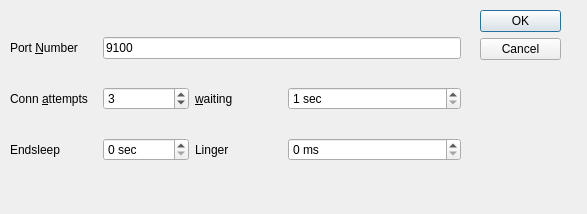
<?xml version="1.0" encoding="UTF-8"?>
<ui version="4.0">
 <class>telnetparams</class>
 <widget class="QDialog" name="telnetparams">
  <property name="geometry">
   <rect>
    <x>0</x>
    <y>0</y>
    <width>587</width>
    <height>214</height>
   </rect>
  </property>
  <property name="windowTitle">
   <string>Telnet specific parameters</string>
  </property>
  <property name="toolTip">
   <string>This is the host or IP address of the printer network card</string>
  </property>
  <widget class="QDialogButtonBox" name="buttonBox">
   <property name="geometry">
    <rect>
     <x>480</x>
     <y>10</y>
     <width>81</width>
     <height>91</height>
    </rect>
   </property>
   <property name="orientation">
    <enum>Qt::Vertical</enum>
   </property>
   <property name="standardButtons">
    <set>QDialogButtonBox::Cancel|QDialogButtonBox::Ok</set>
   </property>
  </widget>
  <widget class="QWidget" name="layoutWidget">
   <property name="geometry">
    <rect>
     <x>10</x>
     <y>20</y>
     <width>451</width>
     <height>161</height>
    </rect>
   </property>
   <layout class="QGridLayout" name="gridLayout">
    <property name="verticalSpacing">
     <number>11</number>
    </property>
    <item row="0" column="0">
     <widget class="QLabel" name="label_4">
      <property name="text">
       <string>Port &amp;Number</string>
      </property>
      <property name="buddy">
       <cstring>portnum</cstring>
      </property>
     </widget>
    </item>
    <item row="0" column="1" colspan="4">
     <widget class="QLineEdit" name="portnum">
      <property name="toolTip">
       <string>This is the port number (or name) to use</string>
      </property>
      <property name="text">
       <string>9100</string>
      </property>
     </widget>
    </item>
    <item row="1" column="0">
     <widget class="QLabel" name="label_5">
      <property name="text">
       <string>Conn &amp;attempts</string>
      </property>
      <property name="buddy">
       <cstring>loops</cstring>
      </property>
     </widget>
    </item>
    <item row="1" column="1">
     <widget class="QSpinBox" name="loops">
      <property name="toolTip">
       <string>Number of attempts to be made to connect</string>
      </property>
      <property name="minimum">
       <number>1</number>
      </property>
      <property name="value">
       <number>3</number>
      </property>
     </widget>
    </item>
    <item row="1" column="2">
     <widget class="QLabel" name="label_6">
      <property name="text">
       <string>&amp;waiting</string>
      </property>
      <property name="buddy">
       <cstring>loopwait</cstring>
      </property>
     </widget>
    </item>
    <item row="1" column="3" colspan="2">
     <widget class="QSpinBox" name="loopwait">
      <property name="toolTip">
       <string>Wait time in between connection attempts</string>
      </property>
      <property name="suffix">
       <string> sec</string>
      </property>
      <property name="minimum">
       <number>1</number>
      </property>
      <property name="maximum">
       <number>300</number>
      </property>
     </widget>
    </item>
    <item row="2" column="0">
     <widget class="QLabel" name="label_10">
      <property name="text">
       <string>Endsleep</string>
      </property>
      <property name="buddy">
       <cstring>endsleep</cstring>
      </property>
     </widget>
    </item>
    <item row="2" column="1">
     <widget class="QSpinBox" name="endsleep">
      <property name="toolTip">
       <string>In some cases it's helpful to sleep at the end of sending a job before closing the connection
</string>
      </property>
      <property name="suffix">
       <string> sec</string>
      </property>
     </widget>
    </item>
    <item row="2" column="2">
     <widget class="QLabel" name="label_11">
      <property name="text">
       <string>Linger</string>
      </property>
      <property name="buddy">
       <cstring>linger</cstring>
      </property>
     </widget>
    </item>
    <item row="2" column="3" colspan="2">
     <widget class="QSpinBox" name="linger">
      <property name="toolTip">
       <string>Linger time</string>
      </property>
      <property name="suffix">
       <string> ms</string>
      </property>
      <property name="maximum">
       <number>99999</number>
      </property>
      <property name="singleStep">
       <number>1000</number>
      </property>
     </widget>
    </item>
   </layout>
  </widget>
 </widget>
 <tabstops>
  <tabstop>portnum</tabstop>
  <tabstop>loops</tabstop>
  <tabstop>loopwait</tabstop>
  <tabstop>endsleep</tabstop>
  <tabstop>linger</tabstop>
  <tabstop>buttonBox</tabstop>
 </tabstops>
 <resources/>
 <connections>
  <connection>
   <sender>buttonBox</sender>
   <signal>accepted()</signal>
   <receiver>telnetparams</receiver>
   <slot>accept()</slot>
   <hints>
    <hint type="sourcelabel">
     <x>248</x>
     <y>254</y>
    </hint>
    <hint type="destinationlabel">
     <x>157</x>
     <y>274</y>
    </hint>
   </hints>
  </connection>
  <connection>
   <sender>buttonBox</sender>
   <signal>rejected()</signal>
   <receiver>telnetparams</receiver>
   <slot>reject()</slot>
   <hints>
    <hint type="sourcelabel">
     <x>316</x>
     <y>260</y>
    </hint>
    <hint type="destinationlabel">
     <x>286</x>
     <y>274</y>
    </hint>
   </hints>
  </connection>
 </connections>
</ui>
